Frame 1 (no input): blank canvas, image omitted
Frame 60 (the mouse pressed at the canvas centre just before this capture): blank canvas, image omitted
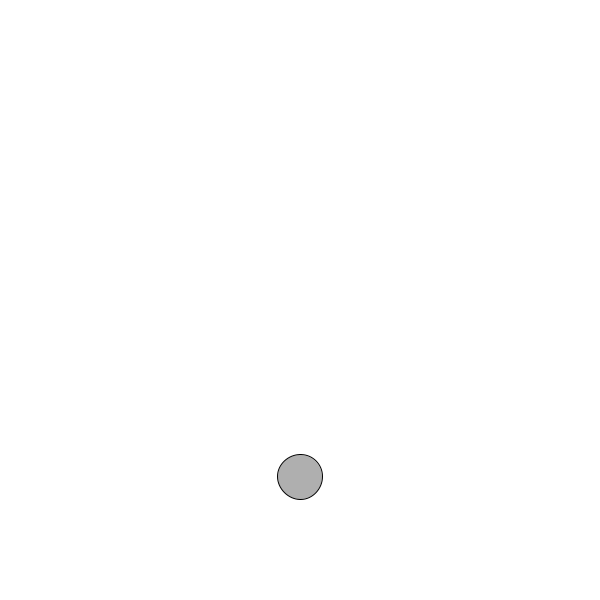
Frame 120 (the mouse held since frame 60 and released just before this capture)

The Processing sketch whose frames 1 and 60 were blank and that drew this single picture after the mouse press (run headless with seeded random() and noise(); from frame 60 on, the mouse is pressed at the canvas centre):

// Processing sketch: question3
// ── question3.pde
ArrayList<Object> obj;  

void setup(){
  size(600, 600); 
  
  obj = new ArrayList<Object>(); 
}

void draw(){
  background(255); 
  for(int i =0; i<obj.size();i++){
    Object o = obj.get(i);
    o.move();
    o.checkBoundaries();
    o.display();
    o.addForce(new PVector(0,.1,o.mass));
    o.wind();
  }
  //PVector gravity = new PVector(0, .1*o.mass); 
  //PVector wind = new PVector(0.1, 0); 

  //myObject.move(); 
  //myObject.checkBoundaries(); 
  //myObject.display(); 
   
}

void mousePressed(){
  obj.add(new Object(mouseX,mouseY));
}


class Object{
  PVector pos, vel, accel,gravity,wind; 
  float mass; 
  
  Object(float x, float y){
    pos = new PVector(x, y); 
    vel = new PVector(0, 0); 
    accel = new PVector(0, 0); 
    
    mass = random(5, 20); 
  }
  
  void move(){
    vel.add(accel); 
    pos.add(vel); 
    
    accel.mult(0); 
  }
  
  void display() {
    stroke(0);
    fill(175);
    ellipse(pos.x,pos.y,mass*3,mass*3);
  }
  
  void checkBoundaries() {
    if (pos.x > width) {
      pos.x = width;
      vel.x *= -1;
    } else if (pos.x < 0) {
      vel.x *= -1;
      pos.x = 0;
    }
 
    if (pos.y > height) {
      vel.y *= -1;
      pos.y = height;
    }
  } 
  
  void addForce(PVector force){
    accel = force;
  }
  void wind(){
    
  }
  
}
